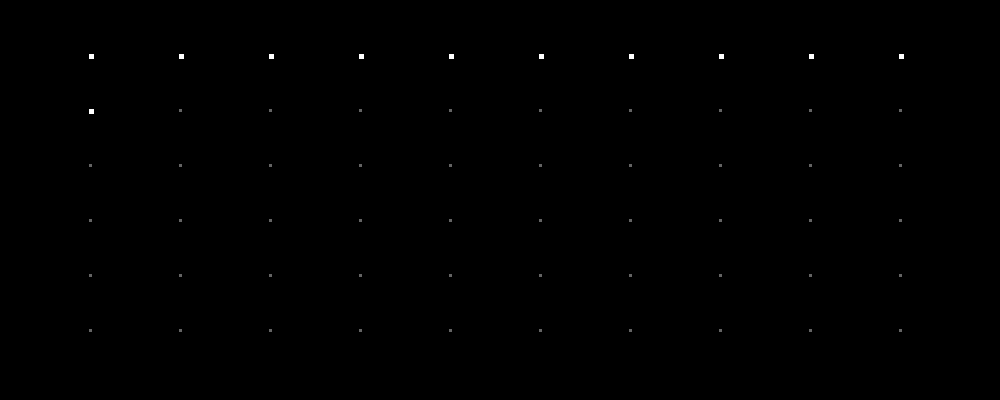
Frame 1 (no input)
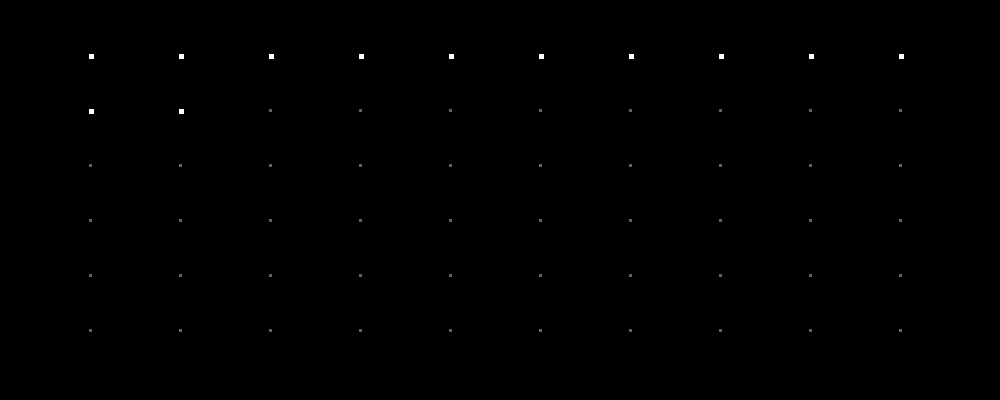
Frame 60 (the mouse pressed at the canvas centre just before this capture)
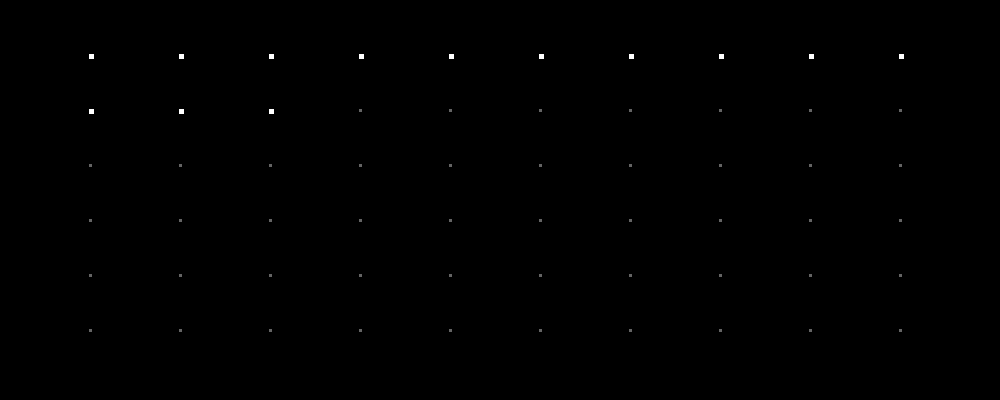
Frame 120 (the mouse held since frame 60 and released just before this capture)

The Processing sketch that drew these frames (run headless with seeded random() and noise(); from frame 60 on, the mouse is pressed at the canvas centre):

// Processing sketch: Clock
// ── Clock.pde
int gridSizeX = 90;
int gridSizeY = 55;

int numberOfRows;
int numberOfColumns;

void setup () {
  size(1000, 400); 
  background(0); 
  noStroke();
}

void draw () {
  background (0);
  if (second() < 10) {
    numberOfRows = 1;
  }
  if (second() < 20 && second() > 10) {
    numberOfRows = 2;
  }
  if (second() < 30 && second() > 20) {
    numberOfRows = 3;
  }
  if (second() < 40 && second() > 30) {
    numberOfRows = 4;
  }
  if (second() < 50 && second() > 40) {
    numberOfRows = 5;
  }
  if (second() < 60 && second() > 50) {
    numberOfRows = 6;
  }

  numberOfColumns = 10 + (second()-numberOfRows*10);


  for (int x = gridSizeX; x <= width - gridSizeX; x += gridSizeX) {
    for (int y = gridSizeY; y <= height - gridSizeY; y += gridSizeY) {
      noStroke();
      fill(100);
      rect(x-1, y-1, 3, 3);
      stroke(255, 50);
    }
  }

  //  if (numberOfRows == 2) {
  //    for (int x = gridSizeX; x <= gridSizeX*10; x += gridSizeX) {
  //      for (int y = gridSizeY; y <= gridSizeY*1; y += gridSizeY) {
  //        noStroke();
  //        fill(255);
  //        rect(x-1, y-1, 5, 5);
  //        stroke(255, 50);
  //      }
  //    }
  //  }
  //  if (numberOfRows == 3) {
  //    for (int x = gridSizeX; x <= gridSizeX*10; x += gridSizeX) {
  //      for (int y = gridSizeY; y <= gridSizeY*2; y += gridSizeY) {
  //        noStroke();
  //        fill(255);
  //        rect(x-1, y-1, 5, 5);
  //        stroke(255, 50);
  //      }
  //    }
  //  }
  //
  //  if (numberOfRows == 4) {
  //    for (int x = gridSizeX; x <= gridSizeX*10; x += gridSizeX) {
  //      for (int y = gridSizeY; y <= gridSizeY*3; y += gridSizeY) {
  //        noStroke();
  //        fill(255);
  //        rect(x-1, y-1, 5, 5);
  //        stroke(255, 50);
  //      }
  //    }
  //  }
  //
  //  if (numberOfRows == 5) {
  //    for (int x = gridSizeX; x <= gridSizeX*10; x += gridSizeX) {
  //      for (int y = gridSizeY; y <= gridSizeY*4; y += gridSizeY) {
  //        noStroke();
  //        fill(255);
  //        rect(x-1, y-1, 5, 5);
  //        stroke(255, 50);
  //      }
  //    }
  //  }
  //
  //  if (numberOfRows == 6) {
  //    for (int x = gridSizeX; x <= gridSizeX*10; x += gridSizeX) {
  //      for (int y = gridSizeY; y <= gridSizeY*5; y += gridSizeY) {
  //        noStroke();
  //        fill(255);
  //        rect(x-1, y-1, 5, 5);
  //        stroke(255, 50);
  //      }
  //    }
  //  }

  for (int j = 0; j < 7; j++) {
    if (numberOfRows == j) {
      for (int x = gridSizeX; x <= gridSizeX*10; x += gridSizeX) {
        for (int y = gridSizeY; y <= gridSizeY*(j-1); y += gridSizeY) {
          noStroke();
          fill(255);
          rect(x-1, y-1, 5, 5);
          stroke(255, 50);
        }
      }
    }
  }

  for (int x = gridSizeX; x <= gridSizeX*numberOfColumns; x += gridSizeX) {
    for (int y = gridSizeY; y <= gridSizeY*numberOfRows; y += gridSizeY) {
      noStroke();
      fill(255);
      rect(x-1, y-1, 5, 5);
      stroke(255, 50);
    }
  }
}
